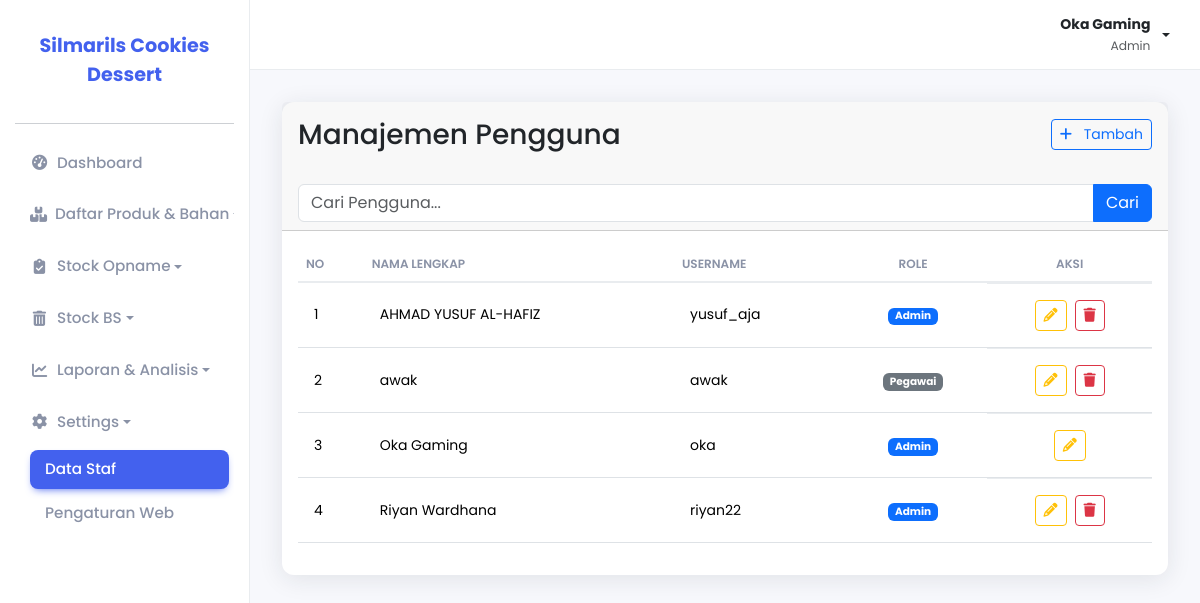
/pages/data_staf/index.php (signed in), run on the app's committed database.
### tables this page shows
CREATE TABLE `pengguna` (
  `id_pengguna` int NOT NULL,
  `username` varchar(100) NOT NULL,
  `password` varchar(255) NOT NULL,
  `nama_lengkap` varchar(255) DEFAULT NULL,
  `level` enum('admin','pegawai') NOT NULL
);

### pages/data_staf/index.php (the view, shortened to what this page needs)
<?php
include_once(__DIR__ . '/../../includes/header.php');
$records_per_page = 20;
$current_page = isset($_GET['page']) && is_numeric($_GET['page']) ? (int)$_GET['page'] : 1;
$offset = ($current_page - 1) * $records_per_page;
$search_term = $_GET['search'] ?? '';
$search_query = "%" . $search_term . "%";
$stmt = $pdo->prepare("SELECT * FROM pengguna WHERE nama_lengkap LIKE ? OR username LIKE ? ORDER BY nama_lengkap ASC LIMIT ? OFFSET ?");
$stmt->bindValue(1, $search_query, PDO::PARAM_STR);
$stmt->bindValue(2, $search_query, PDO::PARAM_STR);
$stmt->bindValue(3, $records_per_page, PDO::PARAM_INT);
$stmt->bindValue(4, $offset, PDO::PARAM_INT);
$stmt->execute();
?>
<div class="card">
            <div class="card-header">
                        <div class="row align-items-center mb-4">
                                    <div class="col-sm-6 my-2">
                                                <h1 class="h3 mb-0">Manajemen Pengguna</h1>
                                    </div>
                                    <div class="col-sm-6 text-sm-end mt-2 mt-sm-0">
                                                <a href="tambah.php" class="btn btn-outline-primary btn-sm">
                                                            <i class="fas fa-plus me-2"></i> Tambah
                                                </a>
                                    </div>
                        </div>
                        <form method="GET" action="">
                                    <div class="input-group">
                                                <input type="text" class="form-control" name="search" placeholder="Cari Pengguna..." value="<?php echo htmlspecialchars($search_term); ?>">
                                                <button type="submit" class="btn btn-primary">Cari</button>
                                    </div>
                        </form>
            </div>
            <div class="card-body">
                        <div class="table-responsive">
                                    <table class="table table-modern">
                                                <thead>
                                                            <tr>
                                                                        <th>No</th>
                                                                        <th>Nama Lengkap</th>
                                                                        <th>Username</th>
                                                                        <th class="text-center">Role</th>
                                                                        <th class="text-center">Aksi</th>
                                                            </tr>
                                                </thead>
                                                <tbody>
                                                            <?php
                                                            $no = $offset + 1;
                                                            if ($stmt->rowCount() > 0) {
                                                                        while ($row = $stmt->fetch(PDO::FETCH_ASSOC)) {
                                                            ?>
                                                                                    <tr>
                                                                                                <td><?php echo $no++; ?></td>
                                                                                                <td><?php echo htmlspecialchars($row['nama_lengkap']); ?></td>
                                                                                                <td><?php echo htmlspecialchars($row['username']); ?></td>
                                                                                                <td class="text-center">
                                                                                                            <?php
                                                                                                            $badge_class = ($row['level'] == 'admin') ? 'bg-primary' : 'bg-secondary';
                                                                                                            echo "<span class='badge {$badge_class}'>" . ucfirst($row['level']) . "</span>";
                                                                                                            ?>
                                                                                                </td>
                                                                                                <td class="d-flex justify-content-center gap-2">
                                                                                                            <a href="edit.php?id=<?php echo $row['id_pengguna']; ?>" class="btn btn-sm btn-outline-warning"><i class="fa-solid fa-pencil"></i></a>
                                                                                                            <?php if ($_SESSION['user_id'] != $row['id_pengguna']): ?>
                                                                                                                        <a href="proses.php?action=hapus&id=<?php echo $row['id_pengguna']; ?>" class="btn btn-sm btn-outline-danger" onclick="return confirm('Apakah Anda yakin?');"><i class="fa-solid fa-trash"></i></a>
                                                                                                            <?php endif; ?>
                                                                                                </td>
                                                                                    </tr>
                                                            <?php
                                                                        }
                                                            } else {
                                                                        echo "<tr><td colspan='5' class='text-center py-4'>Data staf tidak ditemukan.</td></tr>";
                                                            }
                                                            ?>
                                                </tbody>
                                    </table>
                        </div>
            </div>
</div>
<?php
include_once(__DIR__ . '/../../includes/footer.php');
?>

### assets/css/style.css (style rules this page uses)
:root { --primary-color: #4361ee; --background-color: #f7f8fc; --sidebar-bg: #ffffff; --card-bg: #ffffff; --text-color: #3b4455; --text-muted-color: #8a92a6; --border-color: #e9ecef; --shadow: 0 4px 24px 0 rgb(34 41 47 / 10%); --border-radius: 12px; }
body { font-family: "Poppins", sans-serif; background-color: var(--background-color); color: var(--text-color); font-size: 14px; }
.card { border-radius: var(--border-radius); border: none; box-shadow: var(--shadow); margin-bottom: 1.5rem; }
.table-modern { border-collapse: collapse; width: 100%; }
.table-modern thead th { background-color: transparent; border-bottom: 2px solid var(--border-color); color: var(--text-muted-color); font-weight: 600; text-transform: uppercase; font-size: 12px; }
.table-modern tbody td { vertical-align: middle; padding: 1rem; border-top: 1px solid var(--border-color); }

### data on the page
pengguna: nama_lengkap "AHMAD YUSUF AL-HAFIZ", username "yusuf_aja", level "Admin"
pengguna: nama_lengkap "awak", username "awak", level "Pegawai"
pengguna: nama_lengkap "Oka Gaming", username "oka", level "Admin"
pengguna: nama_lengkap "Riyan Wardhana", username "riyan22", level "Admin"

### other printed values
$_SESSION['nama_lengkap'] "Oka Gaming"
$_SESSION['level'] "Admin"
NAMA_WEBSITE "Silmarils Cookies Dessert"
